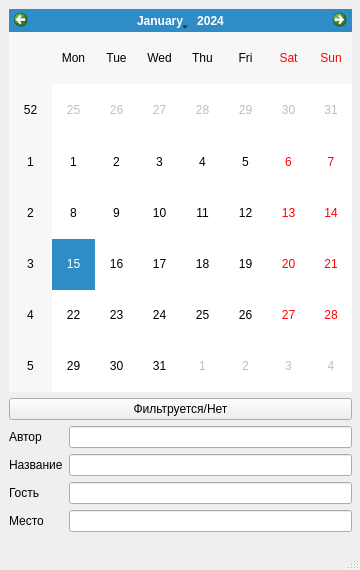
<?xml version="1.0" encoding="UTF-8"?>
<ui version="4.0">
 <class>CalendarWindow</class>
 <widget class="QMainWindow" name="CalendarWindow">
  <property name="geometry">
   <rect>
    <x>0</x>
    <y>0</y>
    <width>360</width>
    <height>570</height>
   </rect>
  </property>
  <property name="windowTitle">
   <string>Календарь</string>
  </property>
  <widget class="QWidget" name="centralwidget">
   <widget class="QFrame" name="calendarLayput">
    <property name="geometry">
     <rect>
      <x>0</x>
      <y>0</y>
      <width>361</width>
      <height>541</height>
     </rect>
    </property>
    <property name="maximumSize">
     <size>
      <width>361</width>
      <height>16777215</height>
     </size>
    </property>
    <layout class="QVBoxLayout" name="clendarLayout_2">
     <item>
      <widget class="QCalendarWidget" name="calendarWidget_2"/>
     </item>
     <item>
      <widget class="QPushButton" name="filterButton_2">
       <property name="text">
        <string>Фильтруется/Нет</string>
       </property>
      </widget>
     </item>
     <item>
      <layout class="QFormLayout" name="formLayout_2">
       <item row="0" column="0">
        <widget class="QLabel" name="LabelAuthor_2">
         <property name="text">
          <string>Автор</string>
         </property>
        </widget>
       </item>
       <item row="0" column="1">
        <widget class="QLineEdit" name="LineEditAuthor_2"/>
       </item>
       <item row="1" column="0">
        <widget class="QLabel" name="LabelName_2">
         <property name="text">
          <string>Название</string>
         </property>
        </widget>
       </item>
       <item row="1" column="1">
        <widget class="QLineEdit" name="LineEditName_2"/>
       </item>
       <item row="2" column="0">
        <widget class="QLabel" name="LabelGuest_2">
         <property name="text">
          <string>Гость</string>
         </property>
        </widget>
       </item>
       <item row="2" column="1">
        <widget class="QLineEdit" name="LineEditGuest_2"/>
       </item>
       <item row="3" column="0">
        <widget class="QLabel" name="LabelPlace_2">
         <property name="text">
          <string>Место</string>
         </property>
        </widget>
       </item>
       <item row="3" column="1">
        <widget class="QLineEdit" name="LineEditPlace_2"/>
       </item>
      </layout>
     </item>
    </layout>
   </widget>
  </widget>
  <widget class="QMenuBar" name="menubar">
   <property name="geometry">
    <rect>
     <x>0</x>
     <y>0</y>
     <width>360</width>
     <height>21</height>
    </rect>
   </property>
  </widget>
  <widget class="QStatusBar" name="statusbar"/>
 </widget>
 <resources/>
 <connections/>
</ui>
